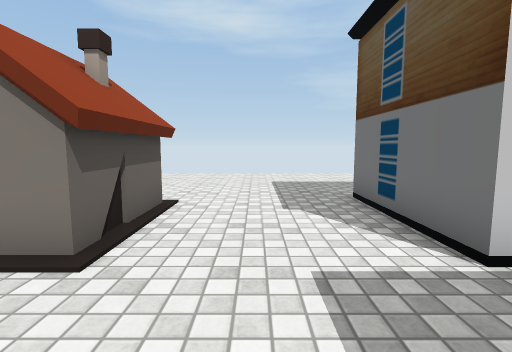
View 1 (above)

24 first-person views from a walk through a scene from a Unity 3-D project. The camera is 1.2 m above the floor, tilts 6° down and sees 85° across. The floor is counted in squares, 1 m on a side. Each view is taken from the middle of a square. On the plan, view 1 faces up. The plan holds only what a view shows up to about 13 squares ahead; the rest is blank. The place goes on beyond the plan. Some surface patterns are stand-ins.

View 2
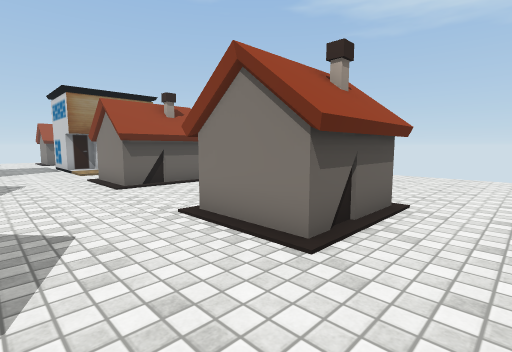

View 3
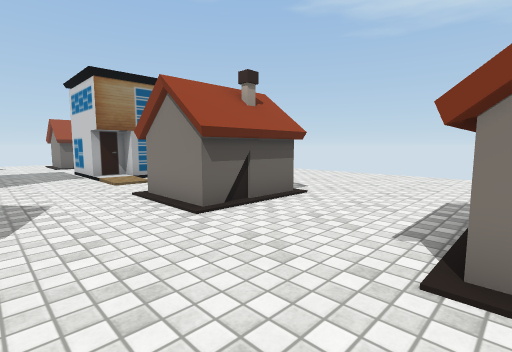

View 4
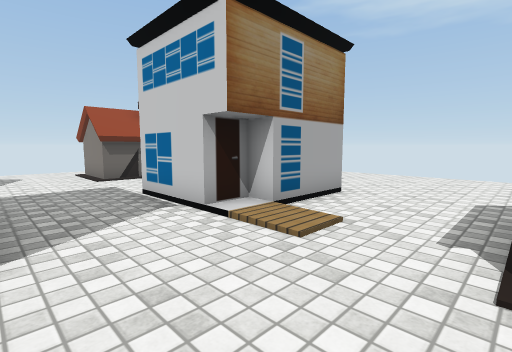

View 5
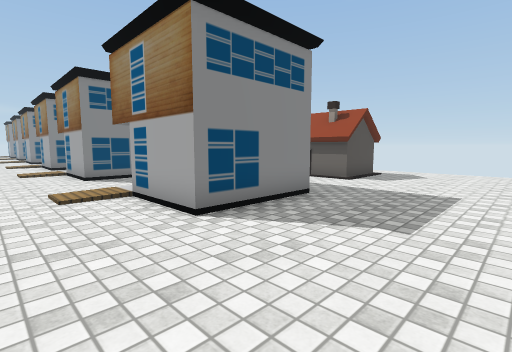

View 6
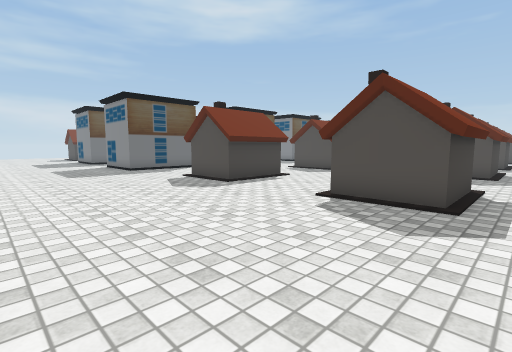

View 7
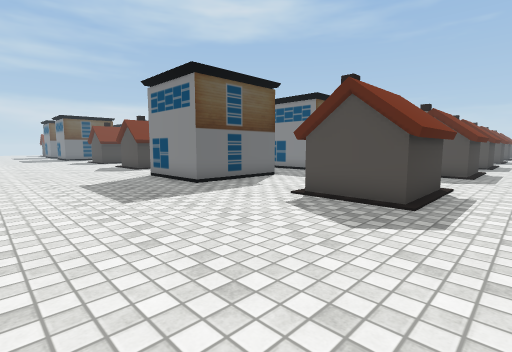

View 8
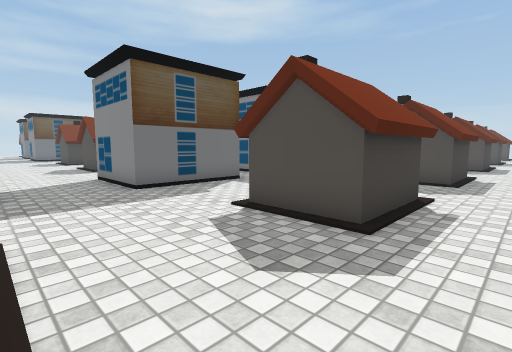

View 9
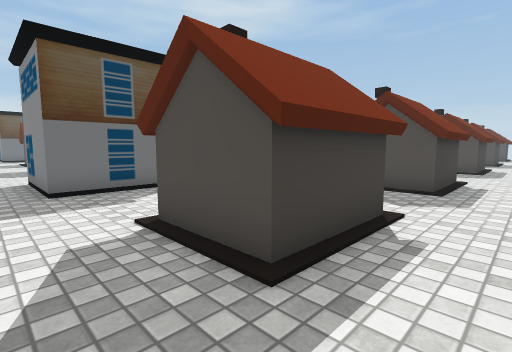

View 10
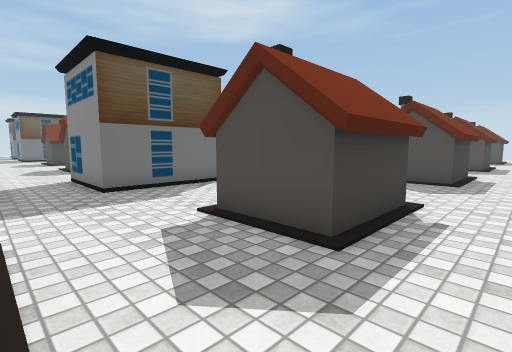

View 11
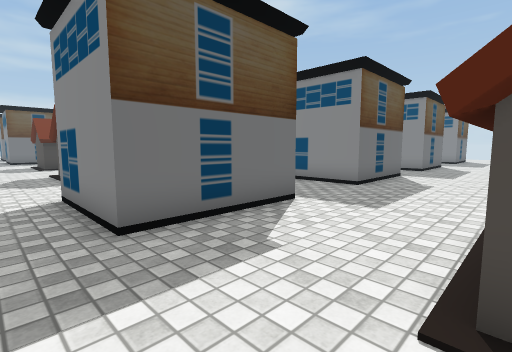

View 12
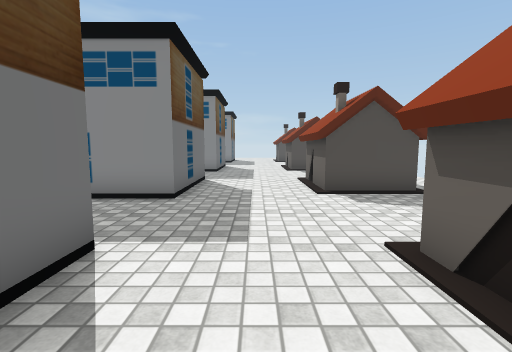

View 13
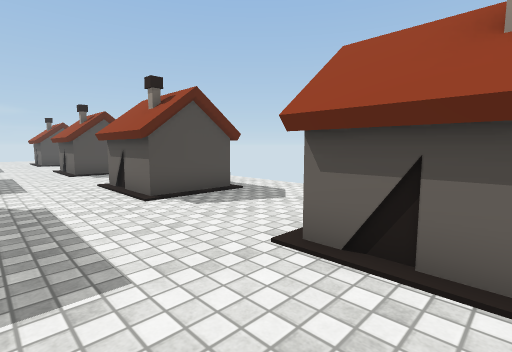

View 14
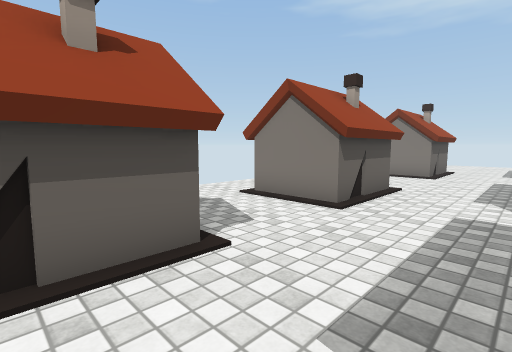

View 15
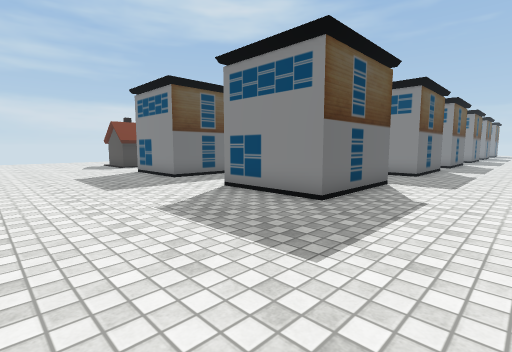

View 16
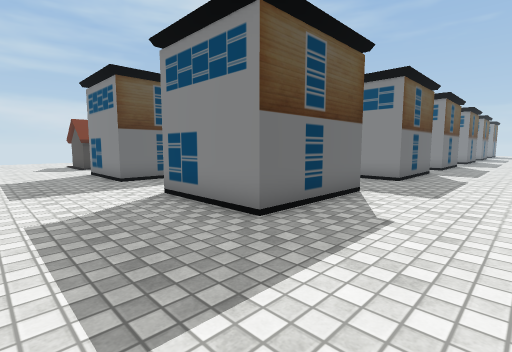

View 17
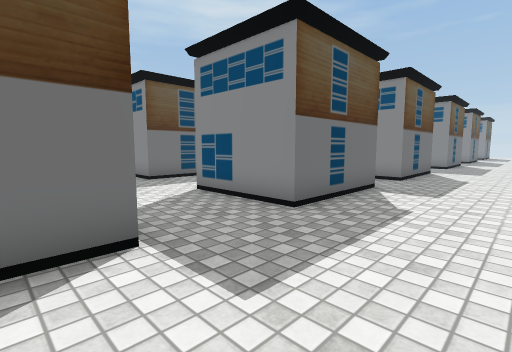

View 18
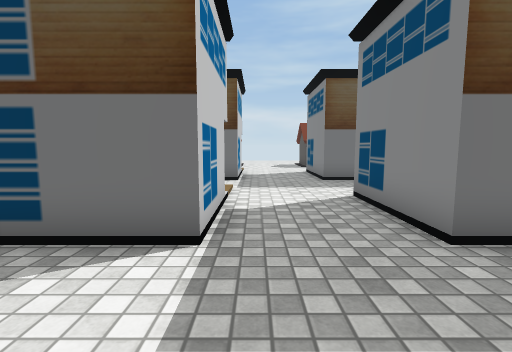

View 19
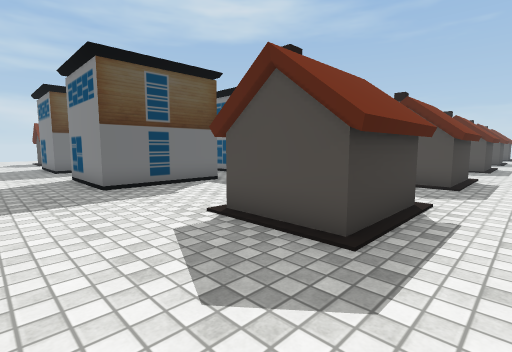

View 20
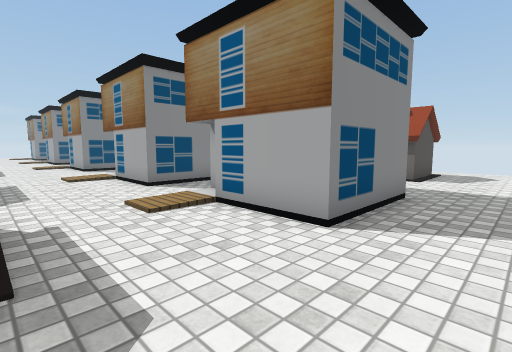

View 21
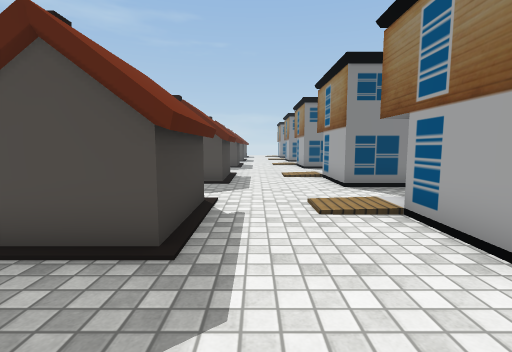

View 22
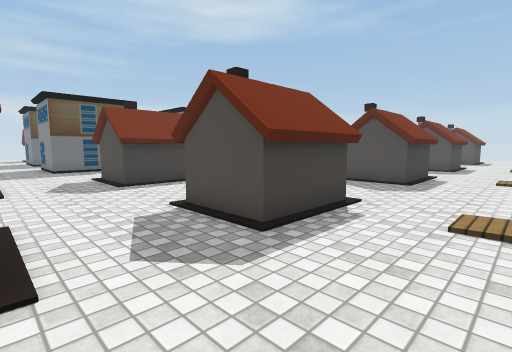

View 23
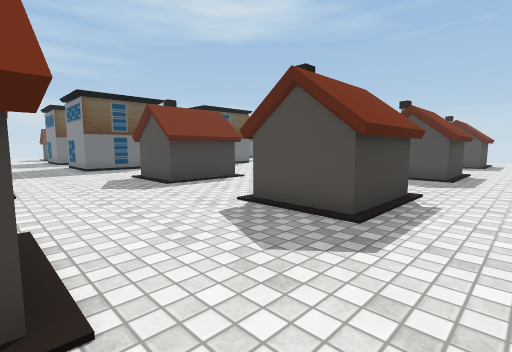

View 24
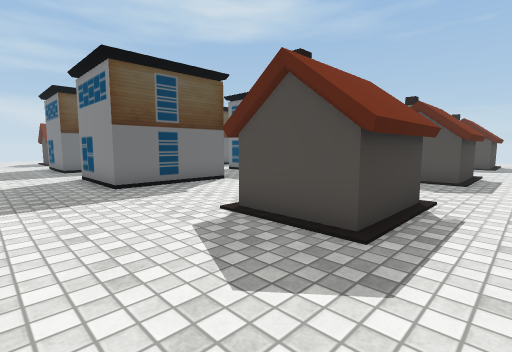

### Floor plan
Key: @ floor where view 1 was taken; . floor; H house; O other object.
Columns run from 26 left of view 1 to 10 right of it. Each row starts with its distance up from view 1.
 12 . ............. .....................
 11  ....................................
 10 .....................................
  9 .....................................
  8 .....................................
  7 ........OOOO.........................
  6 ..HHH...O  O...HHHH..HHHH...OOOOO..OO
  5 ..HHH...O  O...HHHH..HHHH...O     .O
  4 ..HHH...O  O...HHHH..HHHH...O      O
  3 ..HHH...OOOO...HHHH..HHHH...OOOO...OO
  2 .....................................
  1 .....................................
  0 ........OOOO..............@..........
 -1 ..HHH...O  O...HHH  .HHHH...OOOOO..OO
 -2 ..HHH...O  O...HHH  .HHH ...O     .O
 -3 ..HHH...O  O...HH   .HHH ...O
 -4 ..HHH...O  O...HHHH..HHH ...O
 -5 ..............................
 -6 ........OOOO...................
 -7 ..HHH...O  O...HHHH...H.H...OOO
 -8 ..HHH...O  O...HHH ..HHHH ..O
 -9 ..HHH...O  O...HH   .HHH  ..O
-10 ..HHH...O  O...HHHH..HHH  ..O
-11 ..........  ....................
-12 ..........  .........................
-13 ........... .........................
-14 ..HHH...OOO ...H.H..........OOOOO..OO
-15 ..HHH...O   ...HHHH..HHHH...O
-16 ..HHH...O    ..HHH ..HHH ...O

Where each view was taken, in squares from view 1:
view 1: 0 up, 0 right, facing up
view 2: 0 up, 0 right, facing up-left
view 3: 0 up, 4 left, facing up-left
view 4: 0 up, 11 left, facing up-left
view 5: 11 up, 12 left, facing down-left
view 6: 12 up, 12 left, facing down-right
view 7: 12 up, 26 left, facing down-right
view 8: 3 up, 26 left, facing down-right
view 9: 1 up, 26 left, facing down-right
view 10: 4 down, 26 left, facing down-right
view 11: 5 down, 22 left, facing down-right
view 12: 7 down, 20 left, facing down
view 13: 8 down, 19 left, facing down-left
view 14: 9 down, 19 left, facing up-left
view 15: 12 up, 1 left, facing down-right
view 16: 10 up, 1 left, facing down-right
view 17: 4 up, 1 left, facing down-right
view 18: 2 up, 1 left, facing right
view 19: 2 up, 6 left, facing down-right
view 20: 2 up, 11 left, facing down-left
view 21: 2 up, 12 left, facing down
view 22: 4 down, 14 left, facing down-right
view 23: 10 down, 13 left, facing down-right
view 24: 11 down, 6 left, facing down-right
